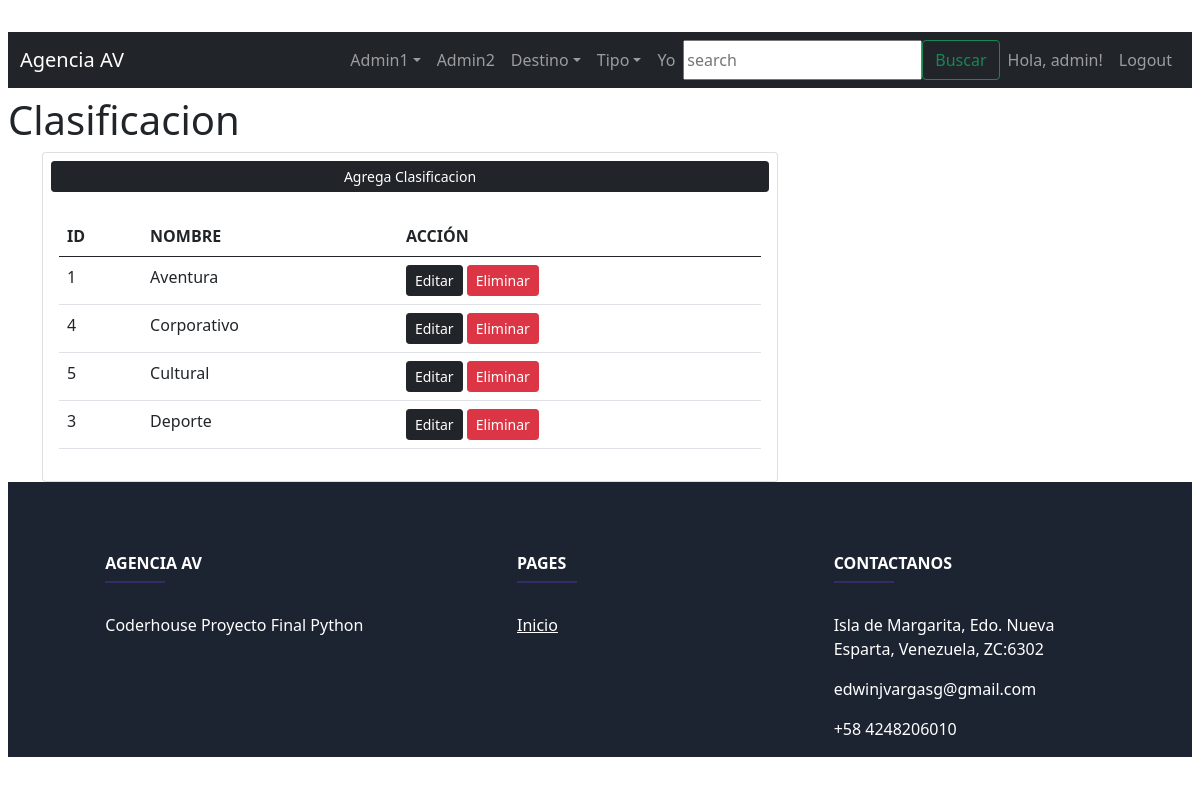
Screenshot of /packages/classification_list/ (signed in) with the database file from the repository.
### apps/packages/models.py (models this page shows, shortened)
class Classification(models.Model):
    name = models.CharField(max_length=150)
    class Meta:
        ordering = ['name']
        verbose_name = ("Classification")
        verbose_name_plural = ("Classifications")

### apps/packages/views.py (the view)
# urls.py: path('classification_list/', classification_list, name = 'classification_list'),
@login_required
def classification_list (request):
    classifications = Classification.objects.order_by('name')
    context = {
        'classifications': classifications,
    }
    return render(request, 'packages/classification_list.html', context)

### apps/packages/templates/packages/classification_list.html
{% extends 'base.html' %}
{% block content %}
   <h1 class="text-left my-2">Clasificacion</h1>
    <div class="container">
      <div class="row">
        <div class="col-md-8">
          <div class="card">
            <a href="{% url 'classification_create' %}" class="m-2 btn btn-dark btn-sm">Agrega Clasificacion</a>
            <div class="card-body">
              <table class="table">
                <thead>
                  <tr>
                    <th>ID</th>
                    <th>NOMBRE</th>
                    <th>ACCIÓN</th>
                  </tr>
                </thead>
                <tbody>
                    {% for c in classifications %}
                  <tr>
                    <td>{{c.id}}</td>
                    <td>{{c.name}}</td>
                   <td>
                    <a href="{% url 'classification_update' c.id %}" class="btn btn-dark btn-sm">Editar</a>
                    <a href="{% url 'classification_delete' c.id %}" class="btn btn-danger btn-sm">Eliminar</a>
                    </td>
                  </tr>
                  {%endfor%}
                </tbody>
              </table>
            </div>
          </div>
        </div>
      </div>
    </div>
{% endblock %}

### templates/base.html (shortened to what this page needs)
<!DOCTYPE html>
<html lang="en">
<head>
    <link href=
"https://cdn.jsdelivr.net/npm/bootstrap@5.0.2/dist/css/bootstrap.min.css"
          rel="stylesheet">
</head>
<body class="m-2">
    <div class="text-center">
        <br>
        <nav class="navbar navbar-expand-lg navbar-dark bg-dark">
            <div class="container-fluid">
                <a class="navbar-brand" href="{% url 'home' %}">Agencia AV</a>
                <div>
                    <ul class="navbar-nav">
                               {% if user.is_authenticated %}
                               <span>Hola {{ request.user.username | title }}</span>
                               <li class="nav-item dropdown"><a class="nav-link dropdown-toggle" href="#" data-bs-toggle="dropdown">Admin1</a>
                                <li class="line-dash"><a class="nav-link" href="{% url 'admin:index' %}">Admin2</a></li>
                                <li class="nav-item dropdown"><a class="nav-link dropdown-toggle" href="#" data-bs-toggle="dropdown">Destino</a>
                                <li class="nav-item dropdown"><a class="nav-link dropdown-toggle" href="#" data-bs-toggle="dropdown">Tipo</a>
                                <li class="line-dash"><a class="nav-link" href="{% url 'about' %}">Yo</a></li>
                               <form class="d-flex" role="search" method="POST" action="{% url 'product_search' %}">
                                  <input class="container-1" type="search" placeholder="search" name="searching">
                                  <button class="btn btn-outline-success" type="submit">Buscar</button>
                                </form>
                               <li class="line-dash"><a class="nav-link" href="{% url 'user_update' %}">Hola, {{ user }}!</a></li>
                               <li class="line-dash"><a class="nav-link" href="{% url 'user_logout' %}">Logout</a></li>
                              </ul>
                            {% endif %}
                </div>
            </div>
        </nav>
    </div>
</body>
<body>
  {% block content %}
  {% endblock %}
</body>
<footer
    class="text-center text-lg-start text-white"
    style="background-color: #1c2331"
    >
<section>
<div style="padding-right:20px;">
</div>
</section>
<section class="">
<div class="container text-md-start mt-5">
  <div class="row mt-3">
    <div class="col-md-3 col-lg-4 col-xl-3 mx-auto mb-4">
      <h6 class="text-uppercase fw-bold">Agencia AV</h6>
      <hr
          class="mb-4 mt-0 d-inline-block mx-auto"
          style="width: 60px; background-color: #7c4dff; height: 2px"
          />
      <p style="text-align:left;">
        Coderhouse Proyecto Final Python
      </p>
    </div>
    <div class="col-md-3 col-lg-2 col-xl-2 mx-auto mb-4 text-left">
      <h6 class="text-uppercase fw-bold">Pages</h6>
      <hr
          class="mb-4 mt-0 d-inline-block mx-auto"
          style="width: 60px; background-color: #7c4dff; height: 2px"
          />
          <div style="text-align:left;">
            <a href="{% url 'home' %}" class="text-white">Inicio</a><br>
          </div>
    </div>
    <div class="col-md-4 col-lg-3 col-xl-3 mx-auto mb-md-0 mb-4 text-left" >
      <h6 class="text-uppercase fw-bold">Contactanos</h6>
      <hr
          class="mb-4 mt-0 d-inline-block mx-auto"
          style="width: 60px; background-color: #7c4dff; height: 2px"
          />
          <div style="text-align:left;">
            <p> Isla de Margarita, Edo. Nueva Esparta, Venezuela, ZC:6302</p>
            <p> edwinjvargasg@gmail.com</p>
            <p> +58 4248206010</p>
          </div>
    </div>
  </div>
</div>
</section>
</footer>
</body>
</html>

### rows the page displays
Classification: id "1", name "Aventura"
Classification: id "4", name "Corporativo"
Classification: id "5", name "Cultural"
Classification: id "3", name "Deporte"

### other values shown
{{ user }} "admin"
